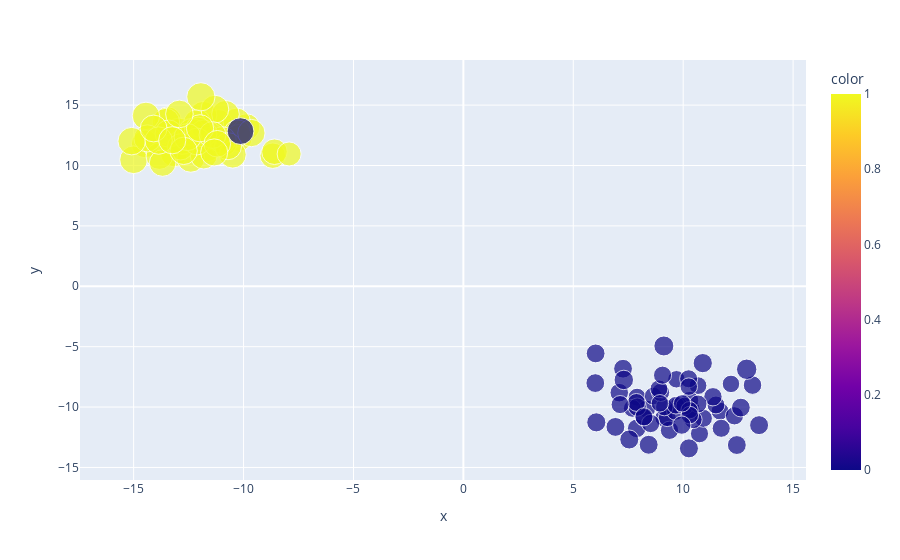

Notebook code cell kept with this figure:
### Code cell
X = df_mean[['col_'+str(i) for i in range(1,parameter_dict_model['multimodal_latent_dim']+1)]].to_numpy()
Y_hue = df_mean['label'].to_numpy()
clust_size = df_mean['sample_no'].to_numpy()
plot_bubbles(X, clust_size, Y_hue)
